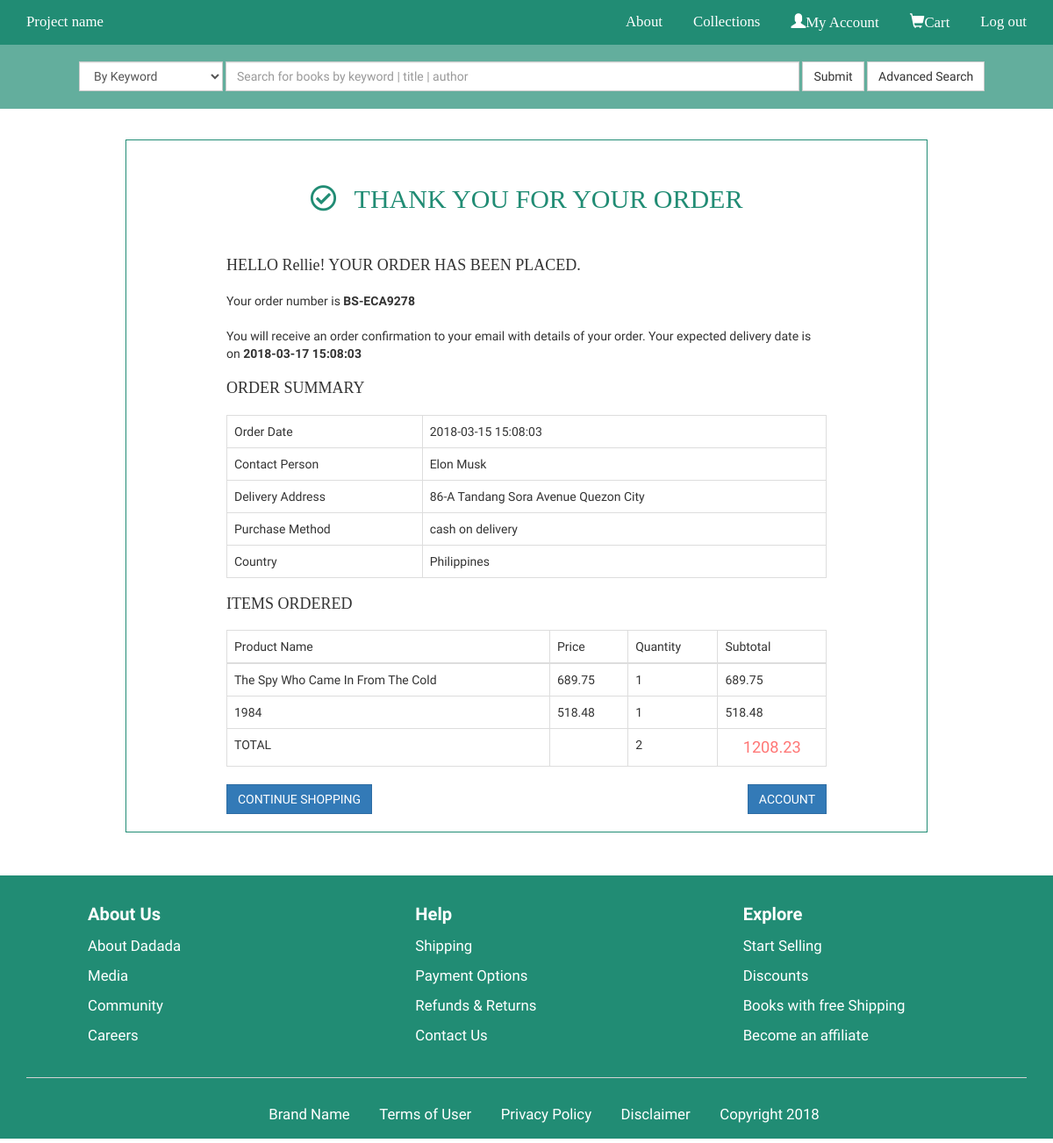
Page /order_success.php (signed in) on the committed database.
### tables this page shows
CREATE TABLE `orders` (
  `id` int(11) NOT NULL AUTO_INCREMENT,
  `customer_id` int(11) NOT NULL,
  `order_status_id` int(11) NOT NULL DEFAULT '1',
  `payment_options_id` int(11) NOT NULL DEFAULT '1',
  `reference_no` varchar(15) NOT NULL,
  `order_date` datetime NOT NULL,
  `total_price` decimal(10,2) NOT NULL,
  `shipping_date` datetime NOT NULL,
  `delivery_address` varchar(255) NOT NULL,
  `contact_person` varchar(255) NOT NULL,
  `country` varchar(30) NOT NULL,
  `zip_code` int(10) NOT NULL,
  `mobile_no` varchar(30) NOT NULL,
  `telephone_no` varchar(30) NOT NULL,
  `email` varchar(50) NOT NULL,
  PRIMARY KEY (`id`),
  UNIQUE KEY `reference_no` (`reference_no`),
  UNIQUE KEY `order_date` (`order_date`),
  KEY `orders_fk0` (`customer_id`),
  KEY `orders_fk1` (`order_status_id`),
  KEY `orders_fk2` (`payment_options_id`),
  CONSTRAINT `orders_fk0` FOREIGN KEY (`customer_id`) REFERENCES `users` (`id`),
  CONSTRAINT `orders_fk1` FOREIGN KEY (`order_status_id`) REFERENCES `order_statuses` (`id`),
  CONSTRAINT `orders_fk2` FOREIGN KEY (`payment_options_id`) REFERENCES `payment_options` (`id`)
);

CREATE TABLE `payment_options` (
  `id` int(11) NOT NULL AUTO_INCREMENT,
  `type` varchar(50) NOT NULL,
  PRIMARY KEY (`id`)
);

CREATE TABLE `order_items` (
  `id` int(11) NOT NULL AUTO_INCREMENT,
  `order_id` int(11) NOT NULL,
  `book_id` int(11) NOT NULL,
  `price_per_item` decimal(10,2) NOT NULL,
  `quantity` int(11) NOT NULL,
  `total_price_per_item` decimal(10,2) NOT NULL,
  PRIMARY KEY (`id`),
  KEY `order_items_fk0` (`order_id`),
  KEY `order_items_fk1` (`book_id`),
  CONSTRAINT `order_items_fk0` FOREIGN KEY (`order_id`) REFERENCES `orders` (`id`),
  CONSTRAINT `order_items_fk1` FOREIGN KEY (`book_id`) REFERENCES `books` (`id`)
);

CREATE TABLE `books` (
  `id` int(11) NOT NULL AUTO_INCREMENT,
  `title` varchar(100) NOT NULL,
  `author_id` int(11) NOT NULL,
  `genre_id` int(11) NOT NULL,
  `quantity` int(11) NOT NULL,
  `description` varchar(255) NOT NULL,
  `price` decimal(10,2) NOT NULL,
  `image` varchar(255) NOT NULL,
  PRIMARY KEY (`id`),
  KEY `books_fk0` (`author_id`),
  KEY `books_fk1` (`genre_id`),
  CONSTRAINT `books_fk0` FOREIGN KEY (`author_id`) REFERENCES `authors` (`id`),
  CONSTRAINT `books_fk1` FOREIGN KEY (`genre_id`) REFERENCES `genres` (`id`)
);

### mysqli_connect.php (called while the page is built, shortened)
<?php
function db_connect() {
	static $dbconn;
	if($dbconn === NULL) {
		$dbconn = @mysqli_connect('localhost', 'root', '', 'bookstore_capstone2');
	}
	return $dbconn;
}

### order_success.php (the view, shortened to what this page needs)
<?php
include 'partials/header.php';
require 'mysqli_connect.php';
$db_connect = db_connect();
?>
</head>
<body>
	<?php
	include 'partials/navigation.php';
	include 'partials/searchbox.php';
	?>
	<div class="container">
		<div class="order-success">
			<h2 class="text-center"><i class="far fa-check-circle"></i>THANK YOU FOR YOUR ORDER</h2>
			<div class="row">
				<div class="col-lg-12">
					<div class="order-message">
						<?php
						$order_pullup_query = "SELECT o.id, o.contact_person, o.reference_no, o.order_date, o.shipping_date, o.delivery_address, o.country, o.total_price, po.type  FROM orders o INNER JOIN payment_options po ON o.payment_options_id = po.id ORDER BY o.id DESC LIMIT 1";
						$order_pullup_result = mysqli_query(db_connect(), $order_pullup_query);
						if(mysqli_num_rows($order_pullup_result) == 1) {
							$order = mysqli_fetch_assoc($order_pullup_result);
							$order_id = $order['id'];
							echo '
								<h4>HELLO ' . $_SESSION['first_name'] . '! YOUR ORDER HAS BEEN PLACED.</h4>
								<p>Your order number is <strong>' . $order['reference_no'] . '</strong></p>
								<p>You will receive an order confirmation to your email with details of your order. Your expected delivery date is on <strong>' . $order['shipping_date'] . '</strong></p>
								<h4>ORDER SUMMARY</h4>
								<table class="table table-bordered">
									<tr>
										<td>Order Date</td>
										<td>' . $order['order_date'] . '</td>
									</tr>
									<tr>
										<td>Contact Person</td>
										<td>' . $order['contact_person'] . '</td>
									</tr>
									<tr>
										<td>Delivery Address</td>
										<td>' . $order['delivery_address'] . '</td>
									</tr>
									<tr>
										<td>Purchase Method</td>
										<td>' . $order['type'] . '</td>
									</tr>
									<tr>
										<td>Country</td>
										<td>' . $order['country'] . '</td>
									</tr>
								</table>
							';
						}
						?>
						<h4>ITEMS ORDERED</h4>
						<table class="table table-bordered">
							<thead>
								<tr>
									<td>Product Name</td>
									<td>Price</td>
									<td>Quantity</td>
									<td>Subtotal</td>
								</tr>
							</thead>
							<tbody>
							<?php
							$total_price = 0;
							$total_quantity = 0;
							$order_item_query = "SELECT b.title, oi.price_per_item, oi.quantity, oi.total_price_per_item FROM order_items oi INNER JOIN books b ON oi.book_id=b.id WHERE oi.order_id=$order_id";
							$order_item_result = mysqli_query($db_connect, $order_item_query);
							if(mysqli_num_rows($order_item_result) > 0) {
								while($order_item = mysqli_fetch_assoc($order_item_result)) {
									$subtotal = ($order_item['quantity'] * $order_item['price_per_item']);
									$total_price += $subtotal;
									$total_quantity += $order_item['quantity'];
									echo '
										<tr>
											<td>'.$order_item['title'].'</td>
											<td>'.$order_item['price_per_item'].'</td>
											<td>'.$order_item['quantity'].'</td>
											<td>'.$order_item['total_price_per_item'].'</td>
										</tr>
									';
								}
								echo '</tbody>';
								echo '
										<tfoot>
											<tr>
												<td>TOTAL</td>
												<td></td>
												<td>'.$total_quantity.'</td>
												<td class="price">'.$total_price.'</td>
											</tr>
										</tfoot>
								';
							}
							?>
						</table>
						<button class="btn btn-primary">CONTINUE SHOPPING</button>
						<button class="btn btn-primary pull-right">ACCOUNT</button>
					</div>
				</div>
			</div>
		</div>
	</div>
<?php
include 'partials/foot.php';
include 'partials/footer.php';
?>

### assets/css/style.css (style rules this page uses)
body, .panel h4, .jumbotron h1, .footer-list li, .footer-last-list li, .my-account .panel-heading h3 { font-family: "Raleway", "HelveticaNeue", "Helvetica Neue", Helvetica, Arial, sans-serif; }
h1, h2, h3, h4, h5, h6, .navbar-inverse .navbar-nav > li > a, .navbar a.navbar-brand { font-family: 'Cinzel', serif; }
.btn { border-radius: 0; }
.price { color: #ff7675; font-size: 1.3em; text-align: center; margin-bottom: 5px; }
.message-board h2, { margin-top: 23px; }
.order-success { width: 80%; margin-top: 80px; margin: 80px auto 50px auto; outline: 1px solid #218c74; }
.order-success h2 { padding: 50px 0 20px 0; color: #218c74; }
.order-success i.far { margin-right: 20px; }
.order-message { width: 75%; margin: 0 auto; }
.order-message h4, .order-message p, .order-message li, .order-message table.table { margin-top: 20px; }
.order-message button { margin-bottom: 20px; }

### rows in the picture
orders: reference_no "BS-ECA9278", shipping_date "2018-03-17 15:08:03", order_date "2018-03-15 15:08:03", contact_person "Elon Musk", delivery_address "86-A Tandang Sora Avenue Quezon City", payment_options.type "cash on delivery", country "Philippines"
order_items: book.title "The Spy Who Came In From The Cold", price_per_item "689.75", quantity "1", total_price_per_item "689.75"
order_items: book.title "1984", price_per_item "518.48", quantity "1", total_price_per_item "518.48"

### other values in the picture
$_SESSION['first_name'] "Rellie"
$total_quantity "2"
$total_price "1208.23"
